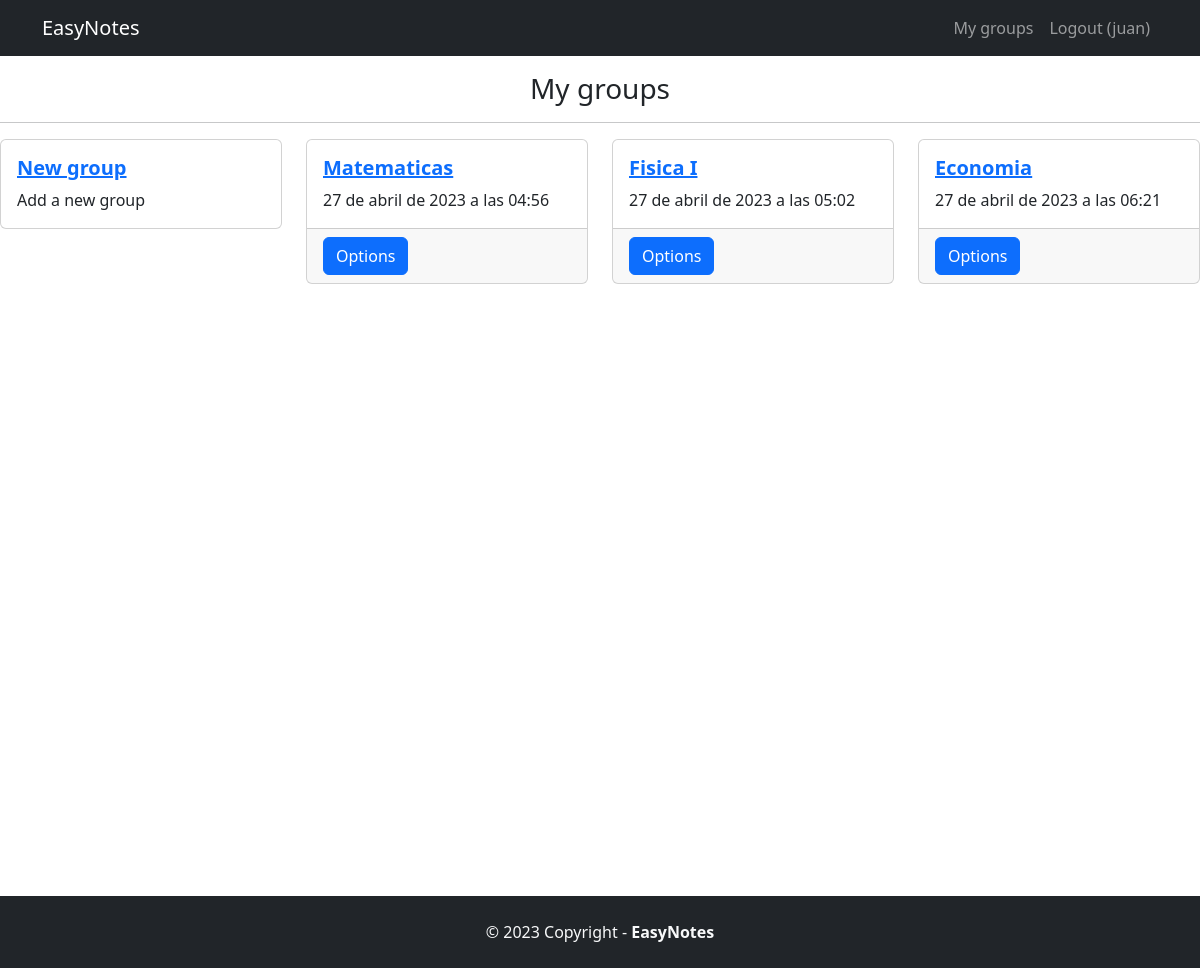
Page /app/groups (signed in) on the earlier database version.
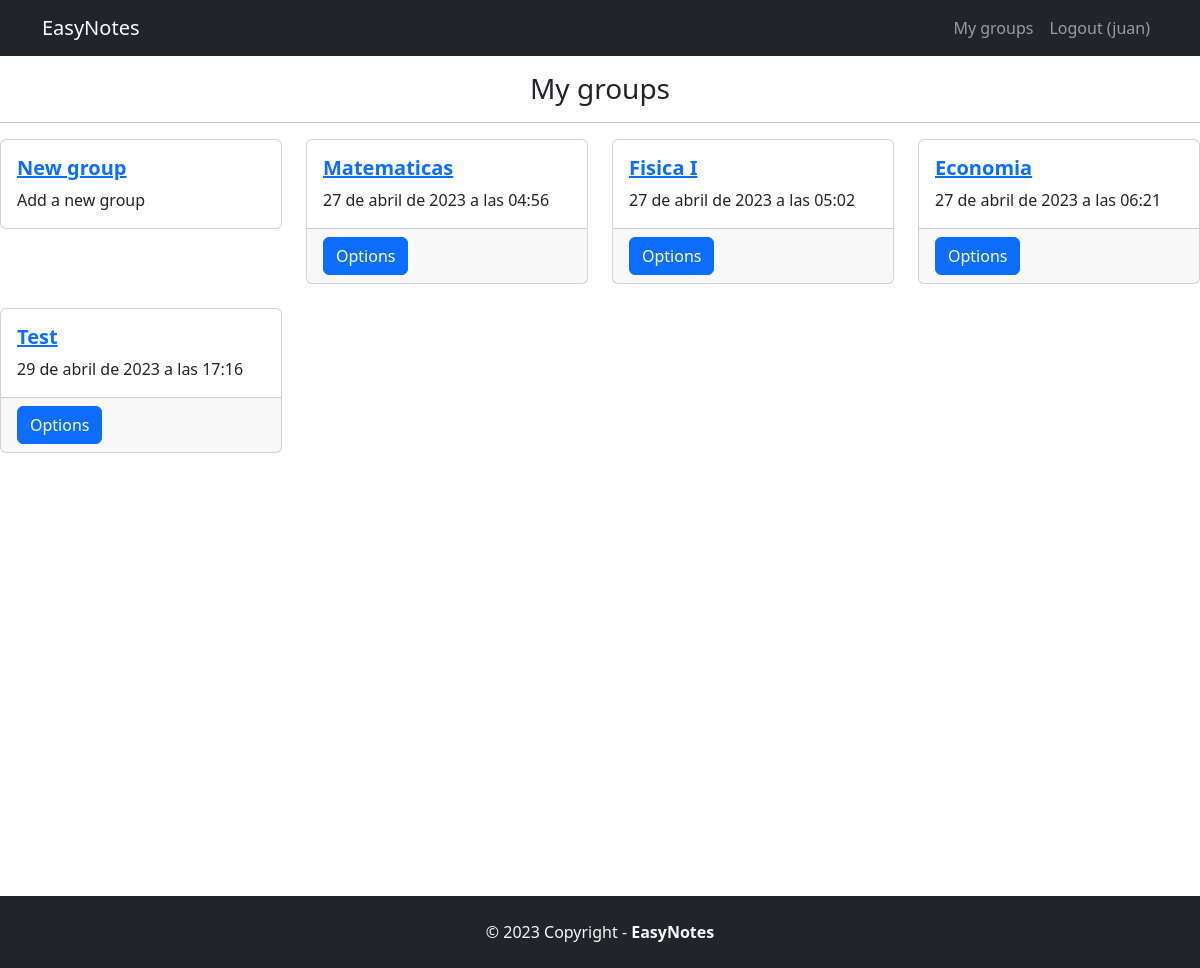
Same page on the later database version.
### AppLogic/models.py (models this page shows)
class MyGroups(models.Model):
    title = models.CharField(max_length=100)
    user = models.ForeignKey(User, null=True,on_delete=models.CASCADE)
    creation_date = models.DateTimeField(auto_now_add=True)

### AppLogic/views.py (the view)
# urls.py: path('groups', views.groups, name='groups'),
@login_required
def groups(request):
    groups = MyGroups.objects.filter(user_id=request.user.id)
    return render(request, 'groups.html', {'groups': groups})

### AppLogic/templates/groups.html
    {% extends 'base.html' %}
	{% block content %}
        <div class="card-title" align="center"><h3>My groups</h3></div>
        <hr>
        <div class="row row-cols-1 row-cols-md-4 g-4">
            <div v-for="New group" class="col">
                <div class="card">
                    <div class="card-body">
                        <a href="{% url 'newGroup' %}">
                            <h5 class="card-title fw-bold">New group</h5>
                        </a>
                        <p class="card-text">Add a new group</p>
                    </div>
                </div>
            </div>
            {% for group in groups %}
            <div v-for="group in groups" class="col">
                <div class="card">
                    <div class="card-body">
                        <a href="{% url 'list' group.id %}">
                            <h5 class="card-title fw-bold">{{ group.title }}</h5>
                        </a>
                        <p class="card-text">{{ group.creation_date  }}</p>
                    </div>
                    <div class="card-footer">
                        <a href="{% url 'options' object_id=group.id op='groups' %}">
                            <button type="button" class="btn btn-primary">
                                Options
                            </button>
                        </a>
                    </div>
                </div>
            </div>
            {% endfor %}
        </div>
    {% endblock content%}

Differences in the rows shown:
added MyGroups: title "Test", creation_date "29 de abril de 2023 a las 17:16"
